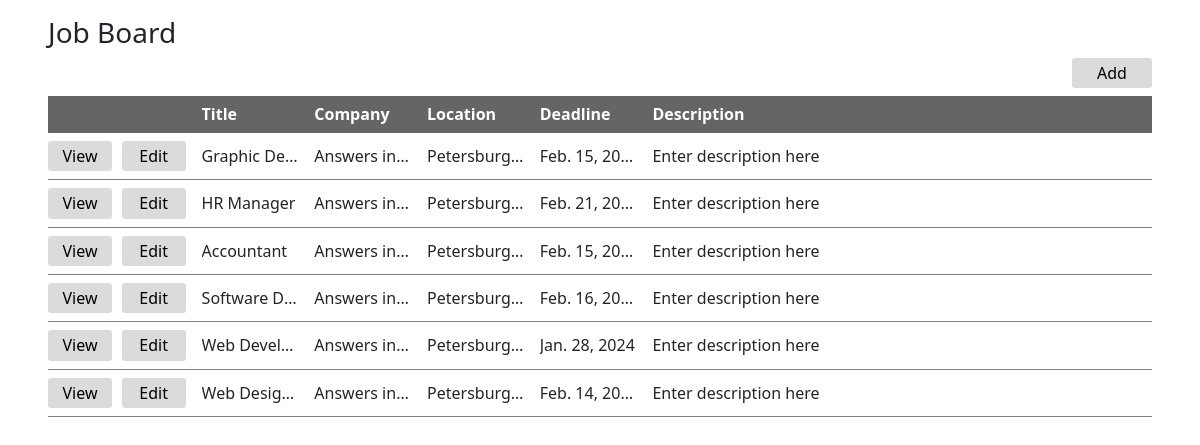
The page / on the database its author committed.
### app_jobBoard/models.py (models this page shows)
class Job(models.Model):
    title = models.CharField(max_length=1000)
    companyName = models.CharField(max_length=500)
    description = models.CharField(max_length=5000)
    location = models.CharField(max_length=500)
    applicationDeadline = models.DateField()

### app_jobBoard/views.py (the view)
# urls.py: path("", views.HomePage, name="Home Page"),
def HomePage(request):
    jobListings = Job.objects.all()
    return render(request, "index.html", { "jobListings": jobListings })

### app_jobBoard/templates/index.html
{% extends "base.html" %}
{% block content %}
    <h3>Job Board</h3>
    <a href="{% url 'Add Job' %}" class="btn-add-job">
        <button>Add</button>
    </a>
    <div class="job-headers">
        <p class="job-header-1">Title</p>
        <p class="job-header-2">Company</p>
        <p class="job-header-3">Location</p>
        <p class="job-header-4">Deadline</p>
        <p class="job-header-5">Description</p>
    </div>
    <ul class="job-listings">
        {% for job in jobListings %}
            <li>
                <div class="job-listing">
                    <div class="btn-controls-container">
                        <a href="{% url 'Job Details' job.id %}"  class="btn-view-job">
                            <button>View</button>
                        </a>
                        <a href="{% url 'Edit Job' job.id %}" class="btn-edit-job">
                            <button>Edit</button>
                        </a>
                    </div>
                    <p class="row-item-1">{{ job.title }}</p>
                    <p class="row-item-2">{{ job.companyName }}</p>
                    <p class="row-item-3">{{ job.location }}</p>
                    <p class="row-item-4">{{ job.applicationDeadline }}</p>
                    <p class="row-item-5">{{ job.description }}</p>
                </div>
            </li>
        {% endfor %}
    </ul>
{% endblock %}

### app_jobBoard/static/style.css (style rules this page uses)
html { height: 100%; min-height: 100%; }
body { display: flex; flex-direction: column; padding: 1rem 3rem 2rem 3rem; height: 100%; min-height: 100%; }
.btn-add-job { align-self: flex-end; }
.btn-add-job > button { border: none; border-radius: .2rem; background-color: rgb(219, 219, 219); padding: .2rem 1rem; width: 5rem; }
.job-headers { display: flex; flex-direction: row; padding: .4rem 0rem; margin-top: .5rem !important; background-color: rgb(101, 101, 101); }
.job-headers > p { font-weight: bold; color: white; }
.job-header-1 { width: 10rem; overflow: hidden; text-overflow: ellipsis; text-wrap: nowrap; margin: 0rem; margin-left: 9.6rem; margin-right: 1rem; }
.job-header-2 { width: 10rem; overflow: hidden; text-overflow: ellipsis; text-wrap: nowrap; margin: 0rem; margin-right: 1rem; }
.job-header-3 { width: 10rem; overflow: hidden; text-overflow: ellipsis; text-wrap: nowrap; margin: 0rem; margin-right: 1rem; }
.job-header-4 { width: 10rem; overflow: hidden; text-overflow: ellipsis; text-wrap: nowrap; margin: 0rem; margin-right: 1rem; }
.job-header-5 { width: 50rem; overflow: hidden; text-overflow: ellipsis; text-wrap: nowrap; margin: 0rem; margin-right: 1rem; }
.job-listings { list-style-type: none; padding: 0rem; width: 100%; }
.job-listing { display: flex; flex-direction: row; align-items: center; padding: .5rem 0rem; border-bottom: solid .05rem gray; overflow: hidden; }
.btn-controls-container { display: flex; flex-direction: row; }
.btn-view-job > button { border: none; border-radius: .2rem; background-color: rgb(219, 219, 219); padding: .2rem .3rem; margin-right: .6rem; width: 4rem; }
.btn-edit-job > button { border: none; border-radius: .2rem; background-color: rgb(219, 219, 219); padding: .2rem .3rem; width: 4rem; margin-right: 1rem; }
.row-item-1 { width: 10rem; overflow: hidden; text-overflow: ellipsis; text-wrap: nowrap; margin: 0rem; margin-right: 1rem; }
.row-item-2 { width: 10rem; overflow: hidden; text-overflow: ellipsis; text-wrap: nowrap; margin: 0rem; margin-right: 1rem; }
.row-item-3 { width: 10rem; overflow: hidden; text-overflow: ellipsis; text-wrap: nowrap; margin: 0rem; margin-right: 1rem; }
.row-item-4 { width: 10rem; overflow: hidden; text-overflow: ellipsis; text-wrap: nowrap; margin: 0rem; margin-right: 1rem; }
.row-item-5 { width: 50rem; overflow: hidden; text-overflow: ellipsis; text-wrap: nowrap; margin: 0rem; margin-right: 1rem; }

### rows shown on the page
Job: title "Graphic De…", companyName "Answers in…", location "Petersburg…", applicationDeadline "Feb. 15, 20…", description "Enter description here"
Job: title "HR Manager", companyName "Answers in…", location "Petersburg…", applicationDeadline "Feb. 21, 20…", description "Enter description here"
Job: title "Accountant", companyName "Answers in…", location "Petersburg…", applicationDeadline "Feb. 15, 20…", description "Enter description here"
Job: title "Software D…", companyName "Answers in…", location "Petersburg…", applicationDeadline "Feb. 16, 20…", description "Enter description here"
Job: title "Web Devel…", companyName "Answers in…", location "Petersburg…", applicationDeadline "Jan. 28, 2024", description "Enter description here"
Job: title "Web Desig…", companyName "Answers in…", location "Petersburg…", applicationDeadline "Feb. 14, 20…", description "Enter description here"
